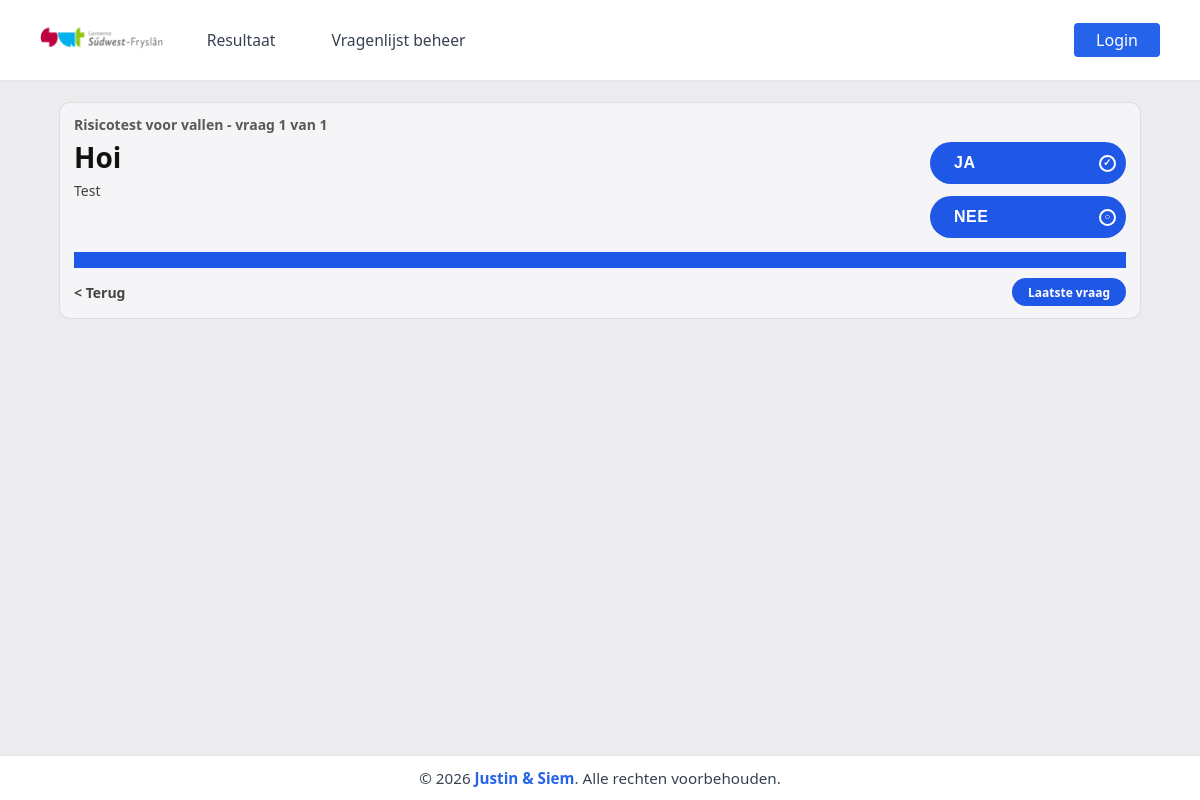
Before: /vragen/?stap=1 with the older database file.
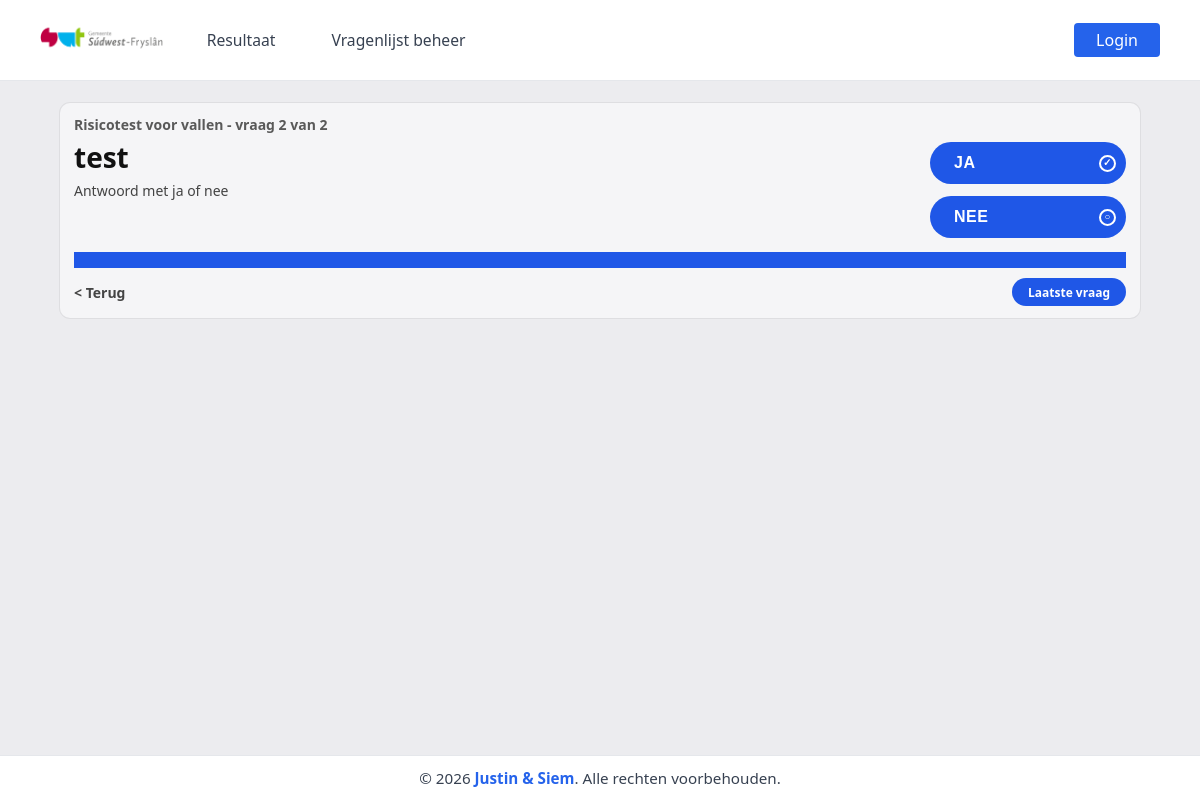
After: the same page with the newer database file.
### home/models.py (models this page shows, shortened)
class Vragen(models.Model):
	vraag = models.CharField(max_length=255)
	extra_info = models.CharField(max_length=255, blank=True)
	weging = models.IntegerField()
	volgorde = models.IntegerField()

### vragen/views.py (the view, shortened to what this page needs)
# urls.py: path('', views.index, name='index'),
def index(request):
    vragen_lijst = list(Vragen.objects.order_by("volgorde", "id"))
    totaal = len(vragen_lijst)
    huidige_index = _parse_index(request.GET.get("stap"), totaal)
    huidige_vraag = vragen_lijst[huidige_index]
    extra_info_regels = [
        regel.strip()
        for regel in (huidige_vraag.extra_info or "").splitlines()
        if regel.strip()
    ]
    extra_info_intro = extra_info_regels[0] if extra_info_regels else ""
    extra_info_subtitel = extra_info_regels[1] if len(extra_info_regels) > 1 else ""
    extra_info_punten = [
        regel.lstrip("-• ").strip()
        for regel in extra_info_regels[2:]
        if regel.lstrip("-• ").strip()
    ]
    is_klaar = request.GET.get("klaar") == "1"
    voortgang = int(((huidige_index + 1) / totaal) * 100)
    return render(
        request,
        "vragen/vragen.html",
        {
            "heeft_vragen": True,
            "vraag": huidige_vraag,
            "extra_info_intro": extra_info_intro,
            "extra_info_subtitel": extra_info_subtitel,
            "extra_info_punten": extra_info_punten,
            "stap": huidige_index + 1,
            "totaal": totaal,
            "voortgang": voortgang,
            "kan_terug": huidige_index > 0,
            "terug_stap": huidige_index - 1,
            "is_laatste": huidige_index == totaal - 1,
            "is_klaar": is_klaar,
        },
    )

### vragen/views.py (called while the page is built)
def _parse_index(raw_value: str, total: int) -> int:
    try:
        value = int(raw_value)
    except (TypeError, ValueError):
        value = 0
    if total <= 0:
        return 0
    return max(0, min(value, total - 1))

### vragen/templates/vragen/vragen.html (shortened to what this page needs)
{% extends 'base.html' %} {% load static %}  {% block extra_head %}
<link rel="stylesheet" href="{% static 'vragen/vragen.css' %}" />
{% endblock %} {% block content %}
<main class="vragen-wrap">
  <section class="vragen-card" aria-label="Risicotest voor vallen">
    {% if not heeft_vragen %}
    <h1>Risicotest voor vallen</h1>
    <p class="vragen-step">Er staan nog geen vragen in de database.</p>
    {% else %}
    <p class="vragen-step">
      Risicotest voor vallen - vraag {{ stap }} van {{ totaal }}
    </p>
    <div class="vragen-body">
      <div class="vraag-blok">
        <h2>{{ vraag.vraag }}</h2>
        {% if extra_info_intro %}
        <p class="vraag-info">{{ extra_info_intro }}</p>
        {% endif %}
      </div>
      <form method="post" class="keuze-form" aria-label="Kies ja of nee">
        <button class="btn-keuze" type="submit" name="keuze" value="ja">
          JA
          <span class="btn-icon" aria-hidden="true">&#10003;</span>
        </button>
        <button class="btn-keuze" type="submit" name="keuze" value="nee">
          NEE
          <span class="btn-icon" aria-hidden="true">&#9675;</span>
        </button>
      </form>
    </div>
    <div class="progress" aria-hidden="true">
      <div class="progress-bar" style="width: {{ voortgang }}%"></div>
      <span class="progress-label" style="left: calc({{ voortgang }}% - 18px)"
        >{{ voortgang }}%</span
      >
    </div>
    <div class="vragen-nav">
      {% if kan_terug %}
      <a class="link-nav" href="/vragen/?stap={{ terug_stap }}">&lt; Terug</a>
      {% else %}
      <span class="link-nav" aria-hidden="true">&lt; Terug</span>
      {% endif %} {% if is_laatste %}
      <span class="btn-nav" aria-hidden="true">Laatste vraag</span>
      {% else %}
      <a class="btn-nav" href="/vragen/?stap={{ stap }}">Volgende vraag &gt;</a>
      {% endif %}
    </div>
    {% endif %}
  </section>
</main>
{% endblock %}

Changed rows visible on the page:
no longer on this page (row edited): Vragen: vraag "Hoi", extra_info "Test"
added Vragen: vraag "test", extra_info "Antwoord met ja of nee"
Other visible differences:
{{ stap }}: "1" → "2"
{{ totaal }}: "1" → "2"
